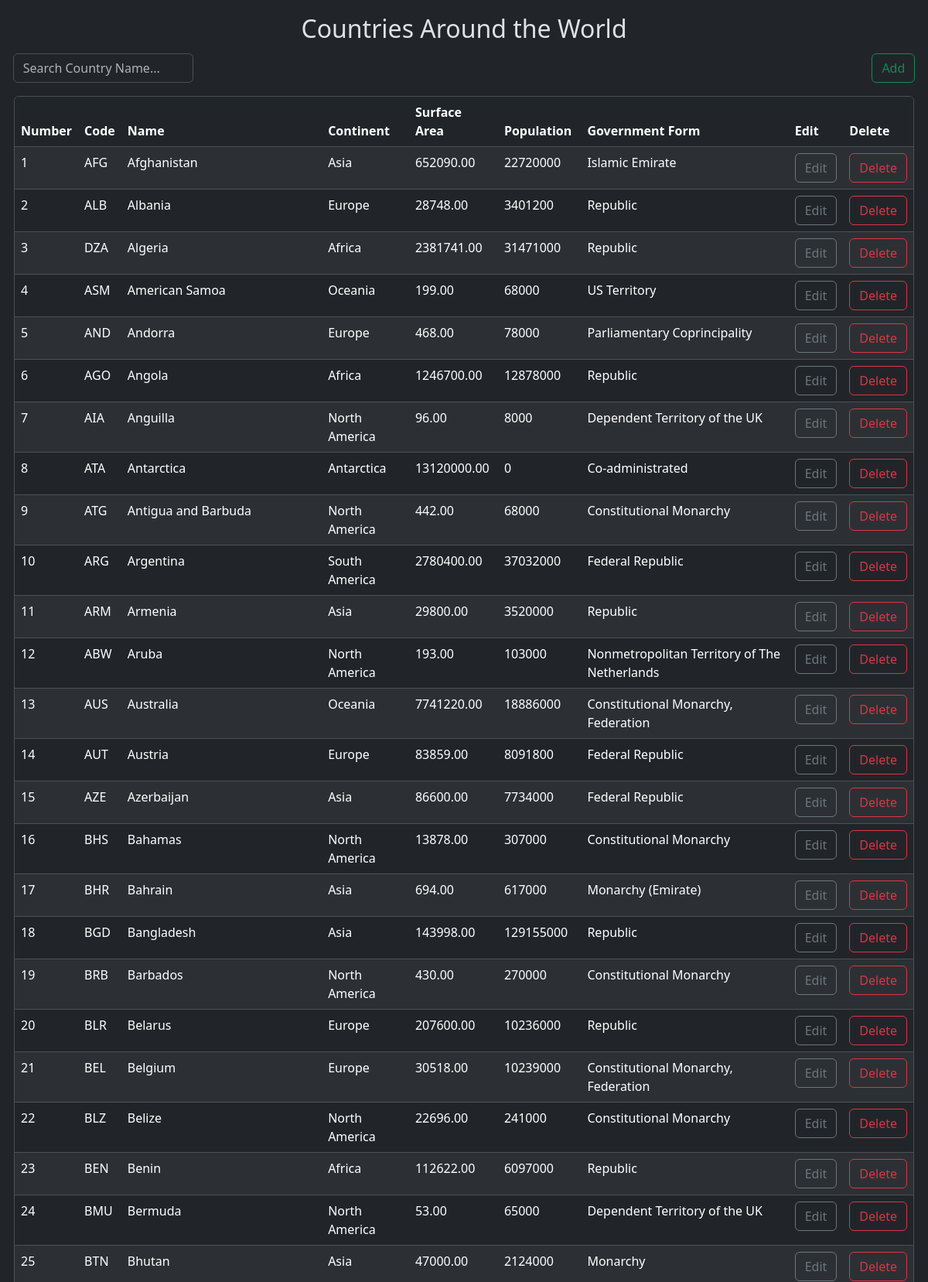
The page / (upper part) on the database its author committed.
### tables this page shows
CREATE TABLE `country` (
  `Code` char(3) NOT NULL DEFAULT '',
  `Name` char(52) NOT NULL DEFAULT '',
  `Continent` enum('Asia','Europe','North America','Africa','Oceania','Antarctica','South America') NOT NULL DEFAULT 'Asia',
  `Region` char(26) NOT NULL DEFAULT '',
  `SurfaceArea` decimal(10,2) NOT NULL DEFAULT 0.00,
  `IndepYear` smallint(6) DEFAULT NULL,
  `Population` int(11) NOT NULL DEFAULT 0,
  `LifeExpectancy` decimal(3,1) DEFAULT NULL,
  `GNP` decimal(10,2) DEFAULT NULL,
  `GNPOld` decimal(10,2) DEFAULT NULL,
  `LocalName` char(45) NOT NULL DEFAULT '',
  `GovernmentForm` char(45) NOT NULL DEFAULT '',
  `HeadOfState` char(60) DEFAULT NULL,
  `Capital` int(11) DEFAULT NULL,
  `Code2` char(2) NOT NULL DEFAULT ''
);

### src/class/DBH.cls.php (called while the page is built)
<?php
    class DBH {
        private $host = "localhost";
        private $user = "AAP";
        private $pwd = "123456";
        private $dbName = "dbworld";
        protected function conn() {
            $dsn = 'mysql:host=' . $this->host . ';dbname=' . $this->dbName;
            $pdo = new PDO($dsn, $this->user, $this->pwd);
            $pdo->setAttribute(PDO::ATTR_DEFAULT_FETCH_MODE, PDO::FETCH_ASSOC);
            return $pdo;
        }
    }
?>

### src/class/World.cls.php (called while the page is built, shortened)
<?php
    include 'dbh.cls.php';
    class World extends dbh {
        protected function getAllCounts() {
            $sql = "SELECT Code, Name, Continent, SurfaceArea, Population, GovernmentForm
            FROM country ORDER BY Name ASC";
            $stmt = $this->conn()->prepare($sql);
            $stmt->execute();
            $counts = $stmt->fetchAll();
            return $counts;
        }
    }
?>

### src/class/WorldView.cls.php (called while the page is built, shortened)
<?php
    class WorldView extends World {
        public function getAllCountries() {
            return $this->getAllCounts();
        }
    }
?>

### index.php (the view, shortened to what this page needs)
<?php
    require 'src/class/World.cls.php';
    require 'src/class/WorldView.cls.php';
	$worldView = new WorldView();
	$countries = $worldView->getAllCountries();
	$iter = 1;
?>
<!DOCTYPE html>
<html>
	<head>
		<link rel="stylesheet" href="src/css/style.css">
		<link href="https://cdn.jsdelivr.net/npm/bootstrap@5.3.2/dist/css/bootstrap.min.css" rel="stylesheet">
	</head>
	<body data-bs-theme="dark">
			<div id="header">
				<h2 class="text-center">Countries Around the World</h2>
				<div id="tableWidgets">
					<input class="form-control" id="searchBar" type="text" placeholder="Search Country Name...">
					<button class="btn btn-outline-success" id="insertButton">Add</button>
				</div>
			</div>
		<div class="rounded border border-light-subtle" id="tableWrap">
			<table class="table table-dark table-striped">
				<thead>
					<tr>
						<th>Number</th>
						<th>Code</th>
						<th>Name</th>
						<th>Continent</th>
						<th>Surface Area</th>
						<th>Population</th>
						<th>Government Form</th>
						<th>Edit</th>
						<th>Delete</th>
					</tr>
				</thead>
				<tbody id="tableBody">
					<?php
						foreach ($countries as $country) :
					?>
					<tr>
						<td><?php echo $iter ?></td>
						<td><?php echo $country["Code"] ?></td>
						<td><?php echo $country["Name"] ?></td>
						<td><?php echo $country["Continent"] ?></td>
						<td><?php echo $country["SurfaceArea"] ?></td>
						<td><?php echo $country["Population"] ?></td>
						<td><?php echo $country["GovernmentForm"] ?></td>
						<td><button class="btn btn-outline-secondary editButton" id="<?php echo $country['Code'] ?>">Edit</button></td>
						<td><button class="btn btn-outline-danger deleteButton <?php echo $country['Name'] ?>" id="<?php echo $country['Code'] ?>">Delete</button></td>
					</tr>
					<?php
						$iter++;
						endforeach;
					?>
				</tbody>
			</table>
		</div>
	</body>
</html>

### src/css/style.css (style rules this page uses)
#header { padding: 1.5% 1% 1% 1%; }
#tableWidgets { display: flex; justify-content: center; align-items: center; padding: 0.4%; }
#tableWidgets button { height: 20%; margin-left: auto; }
#searchBar { width: 20%; }
#tableWrap { height: 80vh; width: 97vw; margin: auto; position: relative; overflow-y: scroll; }

### rows shown on the page
country: Code "AFG", Name "Afghanistan", Continent "Asia", SurfaceArea "652090.00", Population "22720000", GovernmentForm "Islamic Emirate"
country: Code "ALB", Name "Albania", Continent "Europe", SurfaceArea "28748.00", Population "3401200", GovernmentForm "Republic"
country: Code "DZA", Name "Algeria", Continent "Africa", SurfaceArea "2381741.00", Population "31471000", GovernmentForm "Republic"
country: Code "ASM", Name "American Samoa", Continent "Oceania", SurfaceArea "199.00", Population "68000", GovernmentForm "US Territory"
country: Code "AND", Name "Andorra", Continent "Europe", SurfaceArea "468.00", Population "78000", GovernmentForm "Parliamentary Coprincipality"
country: Code "AGO", Name "Angola", Continent "Africa", SurfaceArea "1246700.00", Population "12878000", GovernmentForm "Republic"
country: Code "AIA", Name "Anguilla", Continent "North America", SurfaceArea "96.00", Population "8000", GovernmentForm "Dependent Territory of the UK"
country: Code "ATA", Name "Antarctica", Continent "Antarctica", SurfaceArea "13120000.00", Population "0", GovernmentForm "Co-administrated"
country: Code "ATG", Name "Antigua and Barbuda", Continent "North America", SurfaceArea "442.00", Population "68000", GovernmentForm "Constitutional Monarchy"
country: Code "ARG", Name "Argentina", Continent "South America", SurfaceArea "2780400.00", Population "37032000", GovernmentForm "Federal Republic"
country: Code "ARM", Name "Armenia", Continent "Asia", SurfaceArea "29800.00", Population "3520000", GovernmentForm "Republic"
country: Code "ABW", Name "Aruba", Continent "North America", SurfaceArea "193.00", Population "103000", GovernmentForm "Nonmetropolitan Territory of The Netherlands"
country: Code "AUS", Name "Australia", Continent "Oceania", SurfaceArea "7741220.00", Population "18886000", GovernmentForm "Constitutional Monarchy, Federation"
country: Code "AUT", Name "Austria", Continent "Europe", SurfaceArea "83859.00", Population "8091800", GovernmentForm "Federal Republic"
country: Code "AZE", Name "Azerbaijan", Continent "Asia", SurfaceArea "86600.00", Population "7734000", GovernmentForm "Federal Republic"
country: Code "BHS", Name "Bahamas", Continent "North America", SurfaceArea "13878.00", Population "307000", GovernmentForm "Constitutional Monarchy"
country: Code "BHR", Name "Bahrain", Continent "Asia", SurfaceArea "694.00", Population "617000", GovernmentForm "Monarchy (Emirate)"
country: Code "BGD", Name "Bangladesh", Continent "Asia", SurfaceArea "143998.00", Population "129155000", GovernmentForm "Republic"
country: Code "BRB", Name "Barbados", Continent "North America", SurfaceArea "430.00", Population "270000", GovernmentForm "Constitutional Monarchy"
country: Code "BLR", Name "Belarus", Continent "Europe", SurfaceArea "207600.00", Population "10236000", GovernmentForm "Republic"
country: Code "BEL", Name "Belgium", Continent "Europe", SurfaceArea "30518.00", Population "10239000", GovernmentForm "Constitutional Monarchy, Federation"
country: Code "BLZ", Name "Belize", Continent "North America", SurfaceArea "22696.00", Population "241000", GovernmentForm "Constitutional Monarchy"
country: Code "BEN", Name "Benin", Continent "Africa", SurfaceArea "112622.00", Population "6097000", GovernmentForm "Republic"
country: Code "BMU", Name "Bermuda", Continent "North America", SurfaceArea "53.00", Population "65000", GovernmentForm "Dependent Territory of the UK"
country: Code "BTN", Name "Bhutan", Continent "Asia", SurfaceArea "47000.00", Population "2124000", GovernmentForm "Monarchy"
